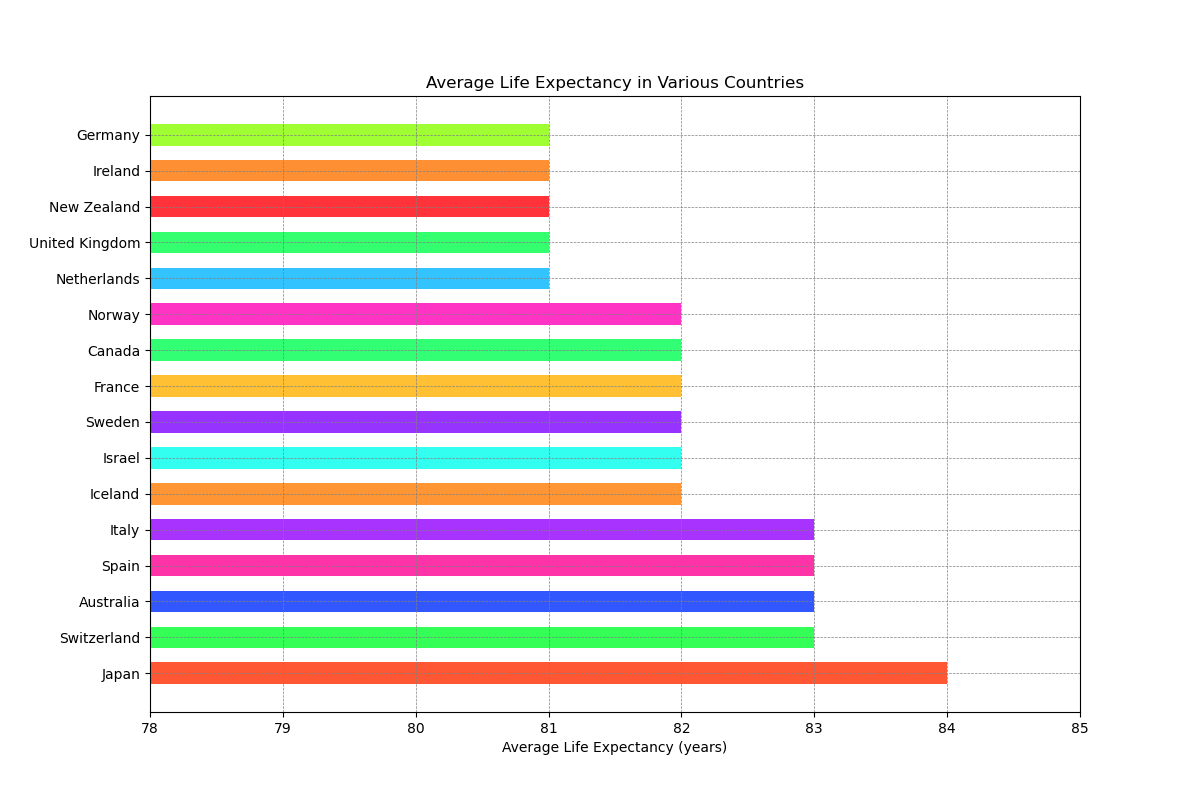

Source code (Python):

import matplotlib.pyplot as plt

# Data for the chart
countries = ['Japan', 'Switzerland', 'Australia', 'Spain', 'Italy', 'Iceland', 
             'Israel', 'Sweden', 'France', 'Canada', 'Norway', 'Netherlands', 
             'United Kingdom', 'New Zealand', 'Ireland', 'Germany']
life_expectancy = [84, 83, 83, 83, 83, 82, 82, 82, 82, 82, 82, 81, 81, 81, 81, 81]

# Setting colors for each bar
colors = ['#FF5733', '#33FF57', '#3357FF', '#FF33A8', '#A833FF', 
          '#FF9633', '#33FFF1', '#9633FF', '#FFC133', '#33FF75',
          '#FF33C4', '#33C4FF', '#33FF6F', '#FF3339', '#FF8F33', '#9FFF33']

# Increase the width and height of the chart
plt.figure(figsize=(12, 8))

# Change the direction of the chart to horizontal and modify the bar width
plt.barh(countries, life_expectancy, color=colors, height=0.6)

# Customizing the chart with titles and labels
plt.xlabel('Average Life Expectancy (years)')
plt.title('Average Life Expectancy in Various Countries')
plt.grid(color='gray', linestyle='--', linewidth=0.5)

# Set y-axis limits
plt.xlim(78, 85)

# Display the bar chart
plt.show()
